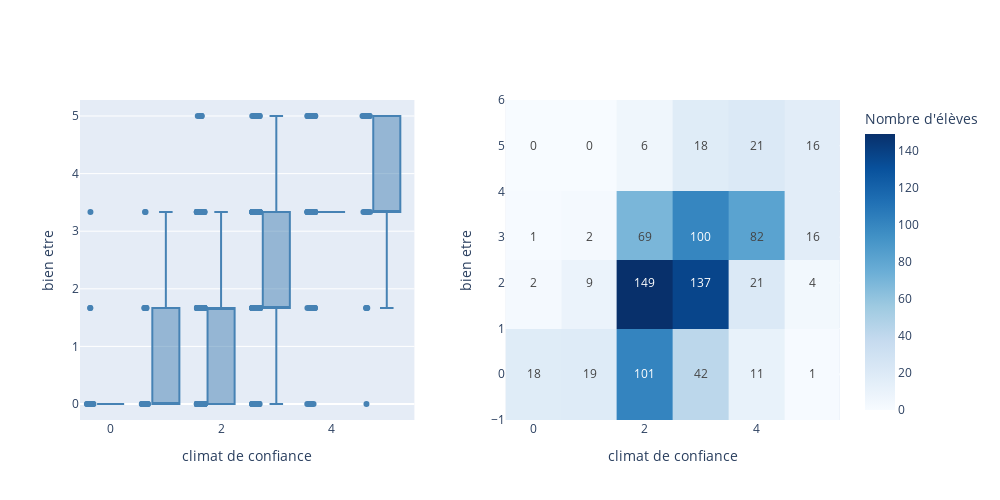
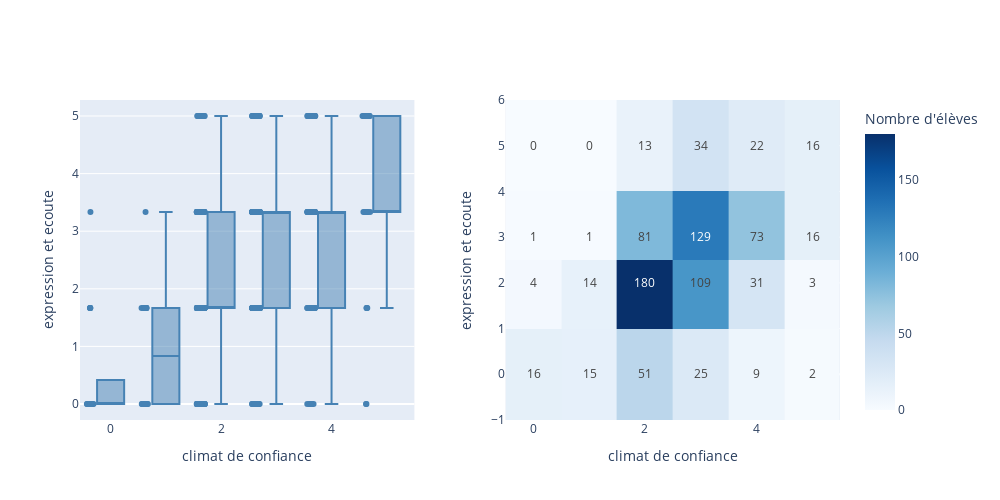
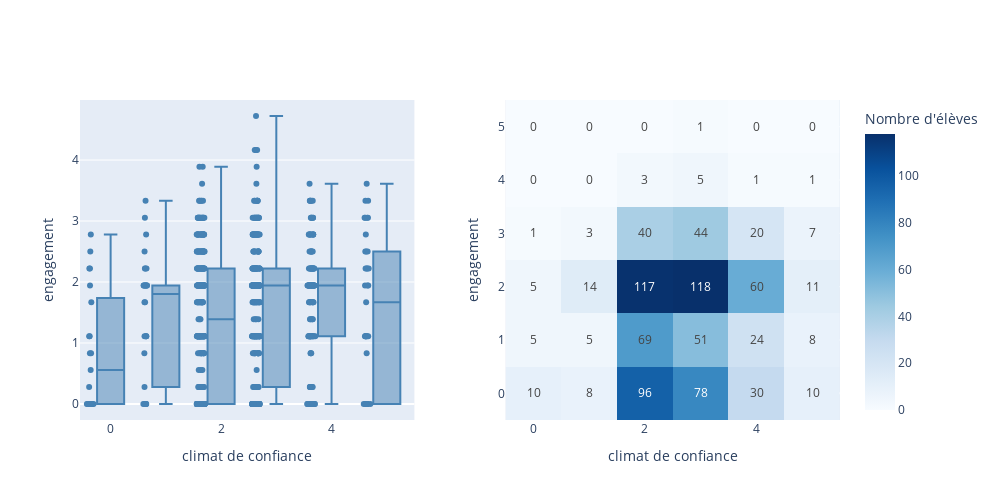
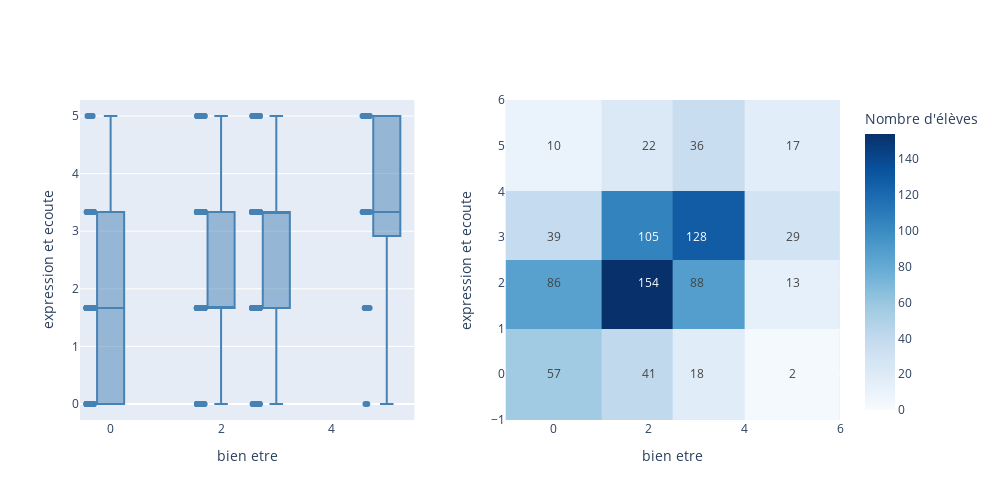

Here is the notebook cell these charts were saved with, in order:
### Code cell
from plotly.subplots import make_subplots
import plotly.graph_objects as go
import pandas as pd
import plotly.express as px


def plot_combined_relation(df, x_col, y_col):
    df_plot = df[[x_col, y_col]].dropna().copy()
    df_plot[f"{x_col}_round"] = df_plot[x_col].round(0)
    df_plot[f"{y_col}_round"] = df_plot[y_col].round(0)

    # 📦 Boxplot : y_col en fonction de x_col
    fig_box = px.box(
        df_plot,
        x=f"{x_col}_round",
        y=y_col,
        points="all",
        color_discrete_sequence=["steelblue"],
        labels={f"{x_col}_round": x_col.replace("_", " "), y_col: y_col.replace("_", " ")}
    )

    # 🔥 Heatmap : lignes = y_col, colonnes = x_col
    heatmap_data = pd.crosstab(df_plot[f"{y_col}_round"], df_plot[f"{x_col}_round"])
    heatmap_trace = go.Heatmap(
        z=heatmap_data.values[::-1],
        x=heatmap_data.columns,
        y=heatmap_data.index[::-1],
        text=heatmap_data.values[::-1],
        texttemplate="%{text}",
        colorscale="Blues",
        zmin=0,  # 👈 Échelle minimum imposée
        zmax=heatmap_data.values.max(),  # 👈 Échelle max dynamique basée sur les données
        colorbar=dict(title="Nombre d'élèves"),
        hovertemplate=f"{x_col.replace('_', ' ')}: %{{x}}<br>{y_col.replace('_', ' ')}: %{{y}}<br>n: %{{z}}<extra></extra>"
    )


    # 🎛️ Subplots
    fig = make_subplots(
        rows=1, cols=2,
        column_widths=[0.5, 0.5],
        horizontal_spacing=0.12
    )

    for trace in fig_box.data:
        fig.add_trace(trace, row=1, col=1)

    fig.add_trace(heatmap_trace, row=1, col=2)

    fig.update_layout(
        height=500,
        width=1000,
        # title_text=f"{y_col.replace('_', ' ')} en fonction de {x_col.replace('_', ' ')}",
        showlegend=False
    )

    # 🔁 Axes correctement étiquetés
    fig.update_xaxes(title_text=x_col.replace("_", " "), row=1, col=1)
    fig.update_yaxes(title_text=y_col.replace("_", " "), row=1, col=1)
    fig.update_xaxes(title_text=x_col.replace("_", " "), row=1, col=2)
    fig.update_yaxes(title_text=y_col.replace("_", " "), row=1, col=2)

    fig.show()



score_columns = [
    "climat_de_confiance", "bien_etre",
    "expression_et_ecoute", "engagement"
]


from itertools import combinations

def plot_all_score_combinations(df, score_cols):
    """
    Affiche tous les couples possibles de scores avec boxplot + heatmap.
    """
    for x_col, y_col in combinations(score_cols, 2):
        plot_combined_relation(df, x_col, y_col)

score_cols = [
    "climat_de_confiance", "bien_etre",
    "expression_et_ecoute", "engagement"
]

plot_all_score_combinations(df_scores, score_cols)

### Figure 1 — Plotly figure (JSON) as saved in the notebook; plotly's stock layout.template omitted (floating-point values rounded to 4 significant figures; data arrays with more than 128 entries replaced by an {"elided": "..."} marker saying what was removed)
{"data": [{"alignmentgroup": "True", "boxpoints": "all", "hovertemplate": "climat de confiance=%{x}<br>bien etre=%{y}<extra></extra>", "legendgroup": "", "marker": {"color": "steelblue"}, "name": "", "notched": false, "offsetgroup": "", "orientation": "v", "showlegend": false, "type": "box", "x": {"elided": "845 float values"}, "x0": " ", "xaxis": "x", "y": {"elided": "845 float values"}, "y0": " ", "yaxis": "y"}, {"colorbar": {"title": {"text": "Nombre d'élèves"}}, "colorscale": [[0, "rgb(247,251,255)"], [0.125, "rgb(222,235,247)"], [0.25, "rgb(198,219,239)"], [0.375, "rgb(158,202,225)"], [0.5, "rgb(107,174,214)"], [0.625, "rgb(66,146,198)"], [0.75, "rgb(33,113,181)"], [0.875, "rgb(8,81,156)"], [1, "rgb(8,48,107)"]], "hovertemplate": "climat de confiance: %{x}<br>bien etre: %{y}<br>n: %{z}<extra></extra>", "text": [[0, 0, 6, 18, 21, 16], [1, 2, 69, 100, 82, 16], [2, 9, 149, 137, 21, 4], [18, 19, 101, 42, 11, 1]], "texttemplate": "%{text}", "type": "heatmap", "x": [0.0, 1.0, 2.0, 3.0, 4.0, 5.0], "xaxis": "x2", "y": [5.0, 3.0, 2.0, 0.0], "yaxis": "y2", "z": [[0, 0, 6, 18, 21, 16], [1, 2, 69, 100, 82, 16], [2, 9, 149, 137, 21, 4], [18, 19, 101, 42, 11, 1]], "zmax": 149, "zmin": 0}], "layout": {"height": 500, "showlegend": false, "width": 1000, "xaxis": {"anchor": "y", "domain": [0, 0.44], "title": {"text": "climat de confiance"}}, "xaxis2": {"anchor": "y2", "domain": [0.56, 1], "title": {"text": "climat de confiance"}}, "yaxis": {"anchor": "x", "domain": [0, 1], "title": {"text": "bien etre"}}, "yaxis2": {"anchor": "x2", "domain": [0, 1], "title": {"text": "bien etre"}}}}

### Figure 2 — Plotly figure (JSON) as saved in the notebook; plotly's stock layout.template omitted (floating-point values rounded to 4 significant figures; data arrays with more than 128 entries replaced by an {"elided": "..."} marker saying what was removed)
{"data": [{"alignmentgroup": "True", "boxpoints": "all", "hovertemplate": "climat de confiance=%{x}<br>expression et ecoute=%{y}<extra></extra>", "legendgroup": "", "marker": {"color": "steelblue"}, "name": "", "notched": false, "offsetgroup": "", "orientation": "v", "showlegend": false, "type": "box", "x": {"elided": "845 float values"}, "x0": " ", "xaxis": "x", "y": {"elided": "845 float values"}, "y0": " ", "yaxis": "y"}, {"colorbar": {"title": {"text": "Nombre d'élèves"}}, "colorscale": [[0, "rgb(247,251,255)"], [0.125, "rgb(222,235,247)"], [0.25, "rgb(198,219,239)"], [0.375, "rgb(158,202,225)"], [0.5, "rgb(107,174,214)"], [0.625, "rgb(66,146,198)"], [0.75, "rgb(33,113,181)"], [0.875, "rgb(8,81,156)"], [1, "rgb(8,48,107)"]], "hovertemplate": "climat de confiance: %{x}<br>expression et ecoute: %{y}<br>n: %{z}<extra></extra>", "text": [[0, 0, 13, 34, 22, 16], [1, 1, 81, 129, 73, 16], [4, 14, 180, 109, 31, 3], [16, 15, 51, 25, 9, 2]], "texttemplate": "%{text}", "type": "heatmap", "x": [0.0, 1.0, 2.0, 3.0, 4.0, 5.0], "xaxis": "x2", "y": [5.0, 3.0, 2.0, 0.0], "yaxis": "y2", "z": [[0, 0, 13, 34, 22, 16], [1, 1, 81, 129, 73, 16], [4, 14, 180, 109, 31, 3], [16, 15, 51, 25, 9, 2]], "zmax": 180, "zmin": 0}], "layout": {"height": 500, "showlegend": false, "width": 1000, "xaxis": {"anchor": "y", "domain": [0, 0.44], "title": {"text": "climat de confiance"}}, "xaxis2": {"anchor": "y2", "domain": [0.56, 1], "title": {"text": "climat de confiance"}}, "yaxis": {"anchor": "x", "domain": [0, 1], "title": {"text": "expression et ecoute"}}, "yaxis2": {"anchor": "x2", "domain": [0, 1], "title": {"text": "expression et ecoute"}}}}

### Figure 3 — Plotly figure (JSON) as saved in the notebook; plotly's stock layout.template omitted (floating-point values rounded to 4 significant figures; data arrays with more than 128 entries replaced by an {"elided": "..."} marker saying what was removed)
{"data": [{"alignmentgroup": "True", "boxpoints": "all", "hovertemplate": "climat de confiance=%{x}<br>engagement=%{y}<extra></extra>", "legendgroup": "", "marker": {"color": "steelblue"}, "name": "", "notched": false, "offsetgroup": "", "orientation": "v", "showlegend": false, "type": "box", "x": {"elided": "845 float values"}, "x0": " ", "xaxis": "x", "y": {"elided": "845 float values"}, "y0": " ", "yaxis": "y"}, {"colorbar": {"title": {"text": "Nombre d'élèves"}}, "colorscale": [[0, "rgb(247,251,255)"], [0.125, "rgb(222,235,247)"], [0.25, "rgb(198,219,239)"], [0.375, "rgb(158,202,225)"], [0.5, "rgb(107,174,214)"], [0.625, "rgb(66,146,198)"], [0.75, "rgb(33,113,181)"], [0.875, "rgb(8,81,156)"], [1, "rgb(8,48,107)"]], "hovertemplate": "climat de confiance: %{x}<br>engagement: %{y}<br>n: %{z}<extra></extra>", "text": [[0, 0, 0, 1, 0, 0], [0, 0, 3, 5, 1, 1], [1, 3, 40, 44, 20, 7], [5, 14, 117, 118, 60, 11], [5, 5, 69, 51, 24, 8], [10, 8, 96, 78, 30, 10]], "texttemplate": "%{text}", "type": "heatmap", "x": [0.0, 1.0, 2.0, 3.0, 4.0, 5.0], "xaxis": "x2", "y": [5.0, 4.0, 3.0, 2.0, 1.0, 0.0], "yaxis": "y2", "z": [[0, 0, 0, 1, 0, 0], [0, 0, 3, 5, 1, 1], [1, 3, 40, 44, 20, 7], [5, 14, 117, 118, 60, 11], [5, 5, 69, 51, 24, 8], [10, 8, 96, 78, 30, 10]], "zmax": 118, "zmin": 0}], "layout": {"height": 500, "showlegend": false, "width": 1000, "xaxis": {"anchor": "y", "domain": [0, 0.44], "title": {"text": "climat de confiance"}}, "xaxis2": {"anchor": "y2", "domain": [0.56, 1], "title": {"text": "climat de confiance"}}, "yaxis": {"anchor": "x", "domain": [0, 1], "title": {"text": "engagement"}}, "yaxis2": {"anchor": "x2", "domain": [0, 1], "title": {"text": "engagement"}}}}

### Figure 4 — Plotly figure (JSON) as saved in the notebook; plotly's stock layout.template omitted (floating-point values rounded to 4 significant figures; data arrays with more than 128 entries replaced by an {"elided": "..."} marker saying what was removed)
{"data": [{"alignmentgroup": "True", "boxpoints": "all", "hovertemplate": "bien etre=%{x}<br>expression et ecoute=%{y}<extra></extra>", "legendgroup": "", "marker": {"color": "steelblue"}, "name": "", "notched": false, "offsetgroup": "", "orientation": "v", "showlegend": false, "type": "box", "x": {"elided": "845 float values"}, "x0": " ", "xaxis": "x", "y": {"elided": "845 float values"}, "y0": " ", "yaxis": "y"}, {"colorbar": {"title": {"text": "Nombre d'élèves"}}, "colorscale": [[0, "rgb(247,251,255)"], [0.125, "rgb(222,235,247)"], [0.25, "rgb(198,219,239)"], [0.375, "rgb(158,202,225)"], [0.5, "rgb(107,174,214)"], [0.625, "rgb(66,146,198)"], [0.75, "rgb(33,113,181)"], [0.875, "rgb(8,81,156)"], [1, "rgb(8,48,107)"]], "hovertemplate": "bien etre: %{x}<br>expression et ecoute: %{y}<br>n: %{z}<extra></extra>", "text": [[10, 22, 36, 17], [39, 105, 128, 29], [86, 154, 88, 13], [57, 41, 18, 2]], "texttemplate": "%{text}", "type": "heatmap", "x": [0.0, 2.0, 3.0, 5.0], "xaxis": "x2", "y": [5.0, 3.0, 2.0, 0.0], "yaxis": "y2", "z": [[10, 22, 36, 17], [39, 105, 128, 29], [86, 154, 88, 13], [57, 41, 18, 2]], "zmax": 154, "zmin": 0}], "layout": {"height": 500, "showlegend": false, "width": 1000, "xaxis": {"anchor": "y", "domain": [0, 0.44], "title": {"text": "bien etre"}}, "xaxis2": {"anchor": "y2", "domain": [0.56, 1], "title": {"text": "bien etre"}}, "yaxis": {"anchor": "x", "domain": [0, 1], "title": {"text": "expression et ecoute"}}, "yaxis2": {"anchor": "x2", "domain": [0, 1], "title": {"text": "expression et ecoute"}}}}
